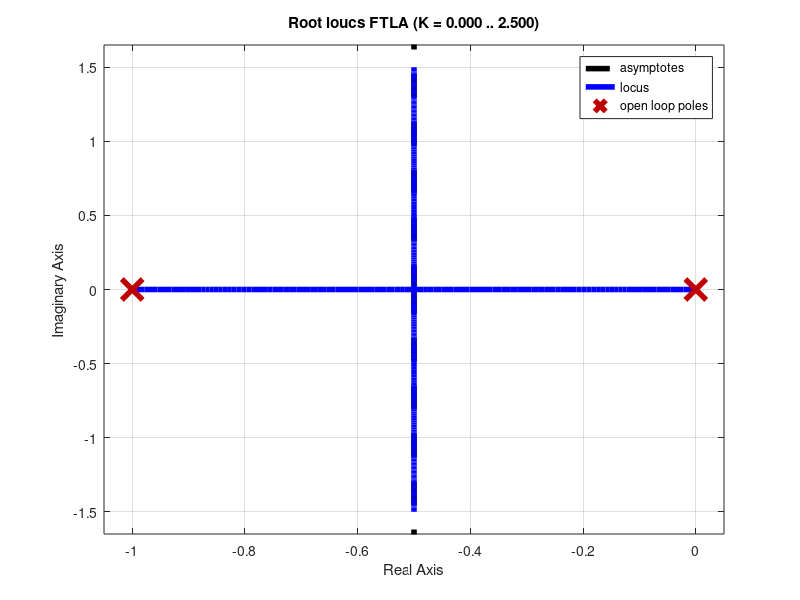

Reproduce this figure in MATLAB. (Note: this script raises an error after producing the figure.)
clc;
clear;
close all;

% Parámetros de la función de transferencia
a = 0;
b = 1;

% Amortiguamiento deseado
Mp = 3.5;
zeta =sqrt(((log(Mp/100))^2)/(pi^2+((log(Mp/100))^2))) 
theta = acosd(zeta); % Ángulo de la línea de amortiguamiento

% Crear función de transferencia
A = conv([1, a], [1, b]);
B = 1;
FTLA = tf(B, A);

% Visualización del Lugar Geométrico de las Raíces (LGR)
figure;
rlocus(FTLA);
grid on;
r = findobj(gca, 'type', 'line');
set(r, 'markersize', 15, 'linewidth', 4);

% Preasignación de la matriz de datos para almacenar los resultados
K_range = 0:0.01:10;
j = 1; %Indice de los datos encontrados
data = zeros(10, 3);

% Bucle para encontrar la ganancia K que se aproxima al ángulo deseado
for K = K_range
    [r, ~] = rlocus(FTLA, K); % Calcula los polos para la ganancia K
    for i = 1:length(r)
        polo = r(i);
        sigma = -real(polo);
        omega = abs(imag(polo));
        % Calcula la diferencia en ángulo con respecto a la línea de amortiguamiento
        costo = abs(atand(omega / sigma) - theta);
        % Comprueba si el polo está lo suficientemente cerca de la línea de amortiguamiento
        if omega ~= 0 && costo < 1e-1
            data(j,:) = [costo, K, polo];
            j = j + 1;
            break; % Sale del bucle después de encontrar un polo que cumple el criterio
        end
    end
end

% Eliminar filas donde todos los elementos son ceros
data = data(~all(data == 0, 2), :);

% Asegurarse de que se han encontrado datos válidos antes de proceder
if j > 1
    % Encuentra el conjunto de datos con el costo más bajo (mejor ajuste al ángulo deseado)
    [M, ind] = min(data(1:j-1,1)); % Solo considera las filas hasta j-1
    K_des = data(ind,2); % Ganancia K deseada
    polo_des = data(ind,3); % Polo correspondiente a la ganancia K deseada
    disp(['Intersección en K = ', num2str(K_des), ' con el polo ', num2str(polo_des)]);
else
    error('No se encontraron polos que cumplan con el criterio especificado.');
end

%% Análisis de la respuesta en lazo cerrado
% Tiempo de estabilización, Tss = 4 / (zeta * Wn)
% La parte real del polo (zeta * Wn) es negativa, por lo que se usa el valor absoluto
Tss = 4 / abs(real(polo_des)); 

%Tiempo de Pico, Tp = pi / (Wn * sqrt(1 - zeta^2))
%  (Wn * sqrt(1 - zeta^2)) ---> Es la parte imaginaria del polo
Tp = pi / imag(polo_des);
disp(['Tiempo de Estabilización = ', num2str(Tss), ' con tiempo de pico en = ', num2str(Tp)]);
                
% Simulación de la respuesta en lazo cerrado con la ganancia K deseada
H = feedback(K_des*FTLA,1);
figure;
step(H); % Visualización de la respuesta al escalón
